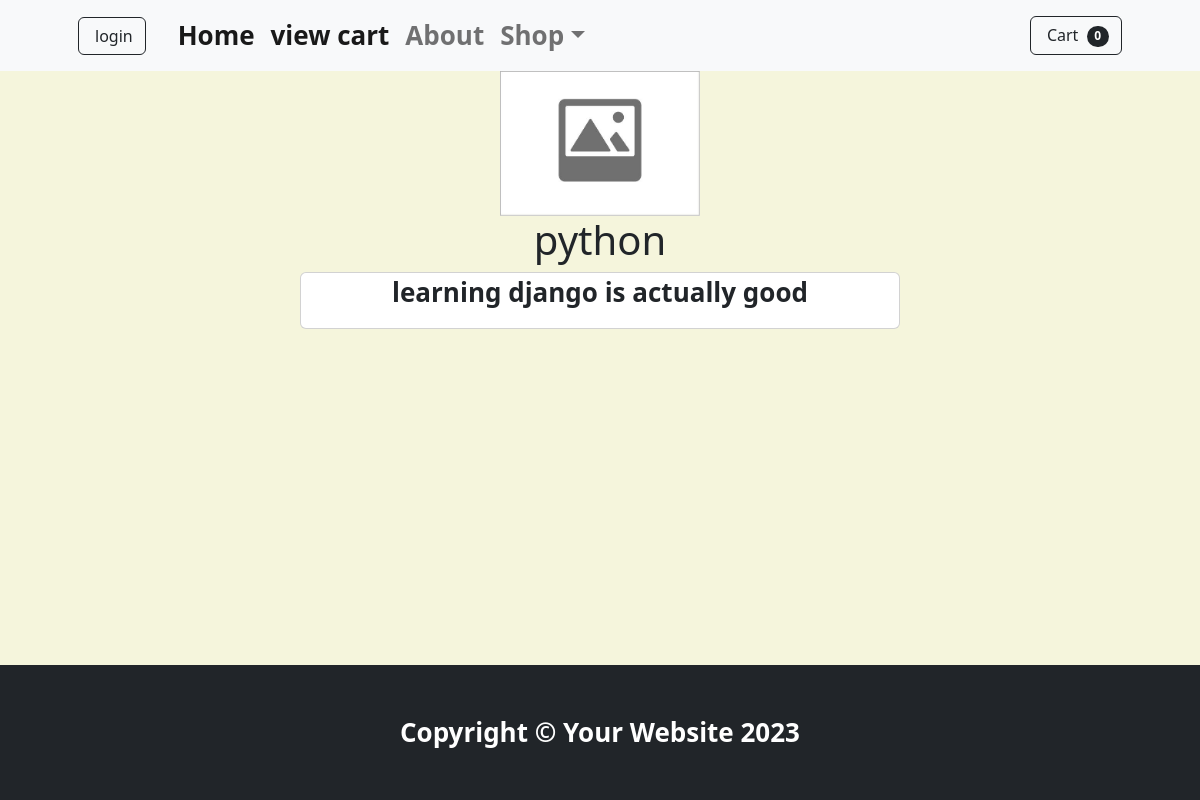
The page /testapp/post_details/6 on the database its author committed.
### testapp/models.py (models this page shows, shortened)
class Post(models.Model):
    title=models.CharField(max_length=200)
    content=models.TextField()
    created_at=models.DateTimeField(auto_now_add=True)
    image = models.ImageField(upload_to='images/',default='default.jpg')

### testapp/views.py (the view)
# urls.py: path('post_details/<str:id>',views.post_details,name='post_details'),
def post_details(request,id):
    post=Post.objects.get(pk=id)
    data= {
        'post':post
    }
    return render(request,'testapp/post_details.html',data)

### testapp/templates/testapp/post_details.html (shortened to what this page needs)
{% extends 'shopbase.html' %}
{% block content %}
<div class="w-50 mx-auto">
    <div class="d-flex justify-content-center align-items-center">
        <img class="" src="{{post.image.url}}" alt="" width="200">
    </div>
</div>
<div class="w-50 mx-auto">
    <h1 class="text-center">{{post.title}}</h1>
</div>
<div class="card w-50 mx-auto">
        <p class="text-center">{{post.content}}</p>
</div>
{% endblock content %}

### static/css/style.css (style rules this page uses)
* { padding: 0; margin: 0; box-sizing: border-box; }
body { background-color: beige; font-size: 26px; font-weight: bold; }
body { margin: 0; min-height: 100vh; display: flex; flex-direction: column; }

### rows shown on the page
Post: image (placeholder picture), title "python", content "learning django is actually good"
